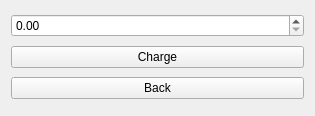
<?xml version="1.0" encoding="UTF-8"?>
<ui version="4.0">
 <class>Form</class>
 <widget class="QWidget" name="Form">
  <property name="geometry">
   <rect>
    <x>0</x>
    <y>0</y>
    <width>315</width>
    <height>116</height>
   </rect>
  </property>
  <property name="windowTitle">
   <string>Form</string>
  </property>
  <layout class="QVBoxLayout" name="verticalLayout">
   <item>
    <widget class="QDoubleSpinBox" name="amountBox"/>
   </item>
   <item>
    <widget class="QPushButton" name="chargeButton">
     <property name="text">
      <string>Charge</string>
     </property>
    </widget>
   </item>
   <item>
    <widget class="QPushButton" name="backButton">
     <property name="text">
      <string>Back</string>
     </property>
    </widget>
   </item>
  </layout>
 </widget>
 <resources/>
 <connections/>
</ui>
